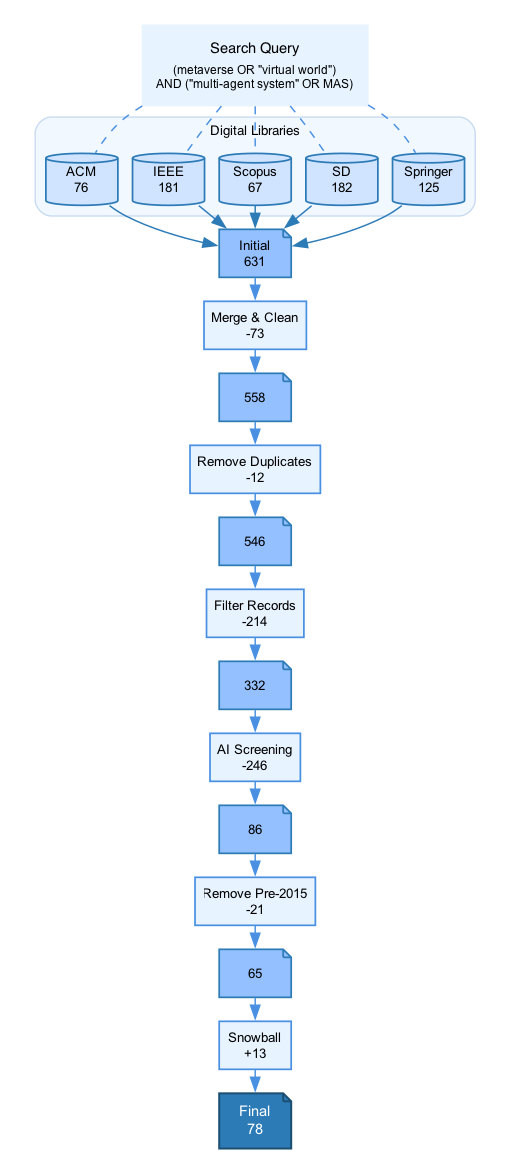

Recreate this plot in Python.
import graphviz

# 创建Digraph对象，优化布局参数
dot = graphviz.Digraph('LiteratureReview', format='png',
                       graph_attr={
                           'rankdir': 'TB',
                           'fontsize': '10',  # 缩小字体
                           'fontname': 'Arial',
                           'bgcolor': 'transparent',
                           'margin': '0.2',  # 减小边距
                           'nodesep': '0.15',  # 减小节点间距
                           'ranksep': '0.25'  # 减小层级间距
                       },
                       node_attr={
                           'fontname': 'Arial',
                           'shape': 'box',
                           'style': 'filled',
                           'fillcolor': '#e7f3ff',
                           'color': '#4a90e2',
                           'penwidth': '1.1',  # 减小线宽
                           'margin': '0.1'  # 减小节点内边距
                       },
                       edge_attr={
                           'color': '#4a90e2',
                           'penwidth': '1.1',
                           'fontname': 'Arial',
                           'fontsize': '9'  # 缩小边标签字体
                       })

# ---------- 紧凑型节点样式 ----------
compact_style = {
    'fontsize': '10',
    'margin': '0.08,0.03'  # 水平,垂直内边距
}

search_db_style = {
    'shape': 'cylinder',
    'fillcolor': '#d0e4ff',
    'color': '#2c7bb6',
    'penwidth': '1.3',
    **compact_style
}

process_step_style = {
    'shape': 'rect',
    'fillcolor': '#e7f3ff',
    'color': '#4a90e2',
    'penwidth': '1.3',
    **compact_style
}

intermediate_result_style = {
    'shape': 'note',
    'fillcolor': '#94c0ff',
    'color': '#2c7bb6',
    'penwidth': '1.3',
    **compact_style
}

final_result_style = {
    'shape': 'note',
    'style': 'filled,rounded',
    'fillcolor': '#2c7bb6',
    'color': '#1b4f72',
    'penwidth': '1.5',
    'fontsize': '11',
    'fontcolor': 'white',
    'margin': '0.1'
}

# ---------- 搜索查询节点（更紧凑）----------
dot.node('Query',
         '<<TABLE BORDER="0" CELLBORDER="0" CELLSPACING="2" CELLPADDING="2">'
         '<TR><TD ALIGN="CENTER"><FONT POINT-SIZE="11" FACE="Arial-Bold">Search Query</FONT></TD></TR>'
         '<TR><TD ALIGN="LEFT"><FONT POINT-SIZE="9">(metaverse OR "virtual world")<BR/>'
         'AND ("multi-agent system" OR MAS)</FONT></TD></TR>'
         '</TABLE>>',
         shape='plaintext')

# ---------- 数据库源（横向排列更紧凑）----------
with dot.subgraph(name='cluster_databases') as s:
    s.attr(label='Digital Libraries',
           style='rounded,filled',
           fillcolor='#f1f8ff',
           color='#c6d9f1',
           fontname='Arial-Bold',
           fontsize='10',
           margin='8',
           rank='same')  # 强制同级排列

    # 使用更简洁的标签
    s.node('ACM', 'ACM\n76', **search_db_style)
    s.node('IEEE', 'IEEE\n181', **search_db_style)
    s.node('Scopus', 'Scopus\n67', **search_db_style)
    s.node('SD', 'SD\n182', **search_db_style)
    s.node('Springer', 'Springer\n125', **search_db_style)

# ---------- 初始结果 ----------
dot.node('Total1', 'Initial\n631', **intermediate_result_style)

# 连接数据库到初始结果（更紧凑的边）
for src in ['ACM', 'IEEE', 'Scopus', 'SD', 'Springer']:
    dot.edge('Query', src, style='dashed', arrowhead='none', minlen='1')  # 减小最小长度
    dot.edge(src, 'Total1', color='#2c7bb6')

# ---------- 处理步骤（合并部分节点）----------
steps = [
    ('P1', 'Merge & Clean\n-73', 'R1', '558'),
    ('P2', 'Remove Duplicates\n-12', 'R2', '546'),
    ('P3', 'Filter Records\n-214', 'R3', '332'),
    ('P4', 'AI Screening\n-246', 'R4', '86'),
    ('P5', 'Remove Pre-2015\n-21', 'R5', '65')
]

prev_result = 'Total1'
for pid, ptext, rid, rtext in steps:
    dot.node(pid, ptext, **process_step_style)
    dot.node(rid, rtext, **intermediate_result_style)
    dot.edge(prev_result, pid)
    dot.edge(pid, rid)
    prev_result = rid

# ---------- 最终步骤 ----------
dot.node('Snow', 'Snowball\n+13', **process_step_style)
dot.node('Final', 'Final\n78', **final_result_style)

dot.edge('R5', 'Snow')
dot.edge('Snow', 'Final')

# 渲染为PNG（启用紧凑引擎）
dot.render('literature_review_process',
           view=True,
           cleanup=True,
           format='png',
           engine='dot')  # 使用dot引擎以获得最佳布局

print("优化后的文献综述流程图已保存为 'literature_review_process.png'")
